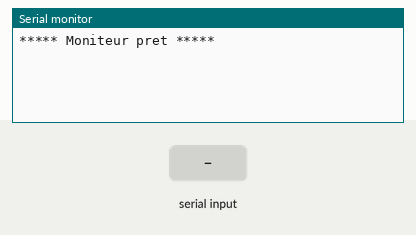
Recording of a sketch running on a simulated Arduino Uno, built with avr-gcc and run on an emulated ATmega328P. Parts: the last lines printed to the serial monitor. The inputs (shaded band) are chosen by the test bench.

Above: at 1.2 s.
1.3 s: "1\n" received over Serial
At 2.1 s:
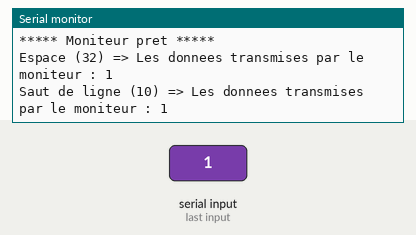
3.0 s: byte 32 (32) received over Serial
At 4.1 s:
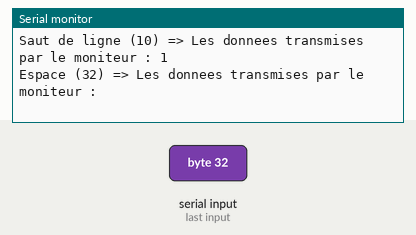
4.5 s: byte 10 (10) received over Serial
At 5.1 s:
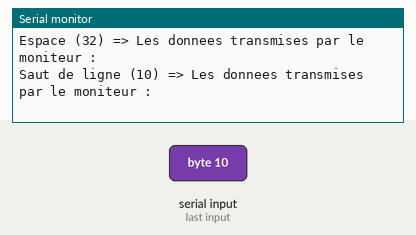
6.0 s: "0\n" received over Serial
At 6.8 s:
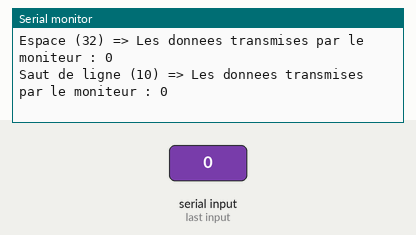

Measured:
- after the input at 1.3 s, the serial monitor: prints a new line after 0.16 s (image 1)
- after the input at 3.0 s, the serial monitor: prints a new line after 0.08 s (image 2)
- after the input at 4.5 s, the serial monitor: prints a new line after 0.08 s (image 3)
- after the input at 6.0 s, the serial monitor: prints a new line after 0.16 s (image 4)

The sketch:

_03_Envoyer_des_donnees_decomposer.ino
```cpp
/***** PLAISIR ARDUINO *****/

/*Projet: Le Moniteur serie.
  Exercice de décomposition d'une phrase.
  Ce programme affiche un à un chaque mot d'une phrase envoyé par le moniteur.
  La décomposition ce fait en référence au code ASCII 10 et 32.
  10 = au fin de ligne et 32 = au espaces.

  Une fois le la décomposition faite nous affichons la phrase envoyé.

  Matériels:
  - Carte Arduino UNO => http://www.arduino.cc/en/Main/ArduinoBoardUno
*/
void setup() {//Programme de configuration, initialisation et test.

  /****** CONFIGURATIONS ******/
  Serial.begin(9600); //Configuration du moniteur série.

  /****** INITIALISATIONS ******/

  /****** TEST *****/
  Serial.println("***** Moniteur pret *****");//Affichage d'un message.
  Serial.println();//Saut de ligne.

}//Fin de setup().

void loop() {//Programme principal.

  //Déclaration locale des variable utiles.
  char acquis_donnees; //Variable recevant les données transmise.

  //Déclaration local d'objet.
  String chaineCaractere = ""; //Objet recevant les chaînes de caractères.
  String chaineCaractere2 = ""; //Objet recevant les chaînes de caractères.

  //Contrôle de la présence de données dans le buffer.
  while (Serial.available() > 0) { //Condition d'execution de while.
    //Lecture du buffer et chargement des données.
    acquis_donnees = Serial.read(); //Chargement des données.
    //Chargement des données dans l'objet.
    chaineCaractere = chaineCaractere + acquis_donnees;//Données complète.
    chaineCaractere2 = chaineCaractere2 + acquis_donnees;//Donnée séparée.
    delay(80);//Temporisation de traitement.

    /*Si la varaible "acquis_donnees" est égale à 32 OU 10.
      10 = Sauts de lignes - 32 = Espaces.
      || = opérateur OU */
    if ( acquis_donnees  == 32 || acquis_donnees  == 10  ) {//Contrôle des conditions.
      Serial.print("Espace (32) => ");//Affichage du message complémentaire.
      //Affichage du message complémentaire  + Donnée.
      Serial.println("Les donnees transmises par le moniteur : " + chaineCaractere2);
      chaineCaractere2 = ""; //Remis a zéro de l'objet.
    } //Fin de if.

    /* //Si la variable "acquis_donnees" contient une données égale à 10.
        10 = Saut de ligne */
    if ( acquis_donnees  == 10) {//Contrôle des conditions.
      Serial.print("Saut de ligne (10) => ");//Affichage du message complémentaire.
      //Affichage du message complémentaire + Donnée.
      Serial.print("Les donnees transmises par le moniteur : " + chaineCaractere);
    } //Fin de if.
  }//while.


}//Fin de loop()
```
